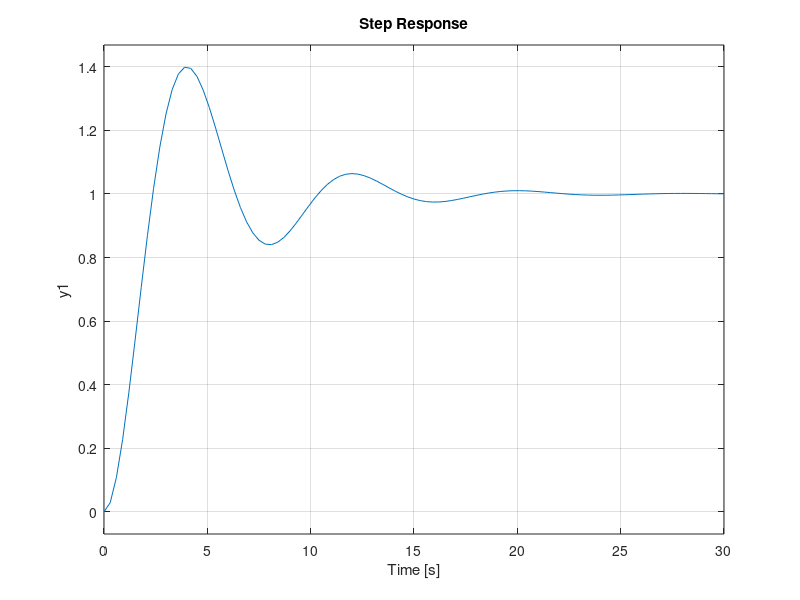

Source code (MATLAB):
clear all
close all
clc

K=0.669

s=tf('s'); 
G=K*1/(s^2+0.458*s+0.669 ) 

figure,step(G);
grid on;
%s=tf('s'); 
%g=K/S(S+5)
%H=1
%T=feedback(G,H)
%figure,step(T)